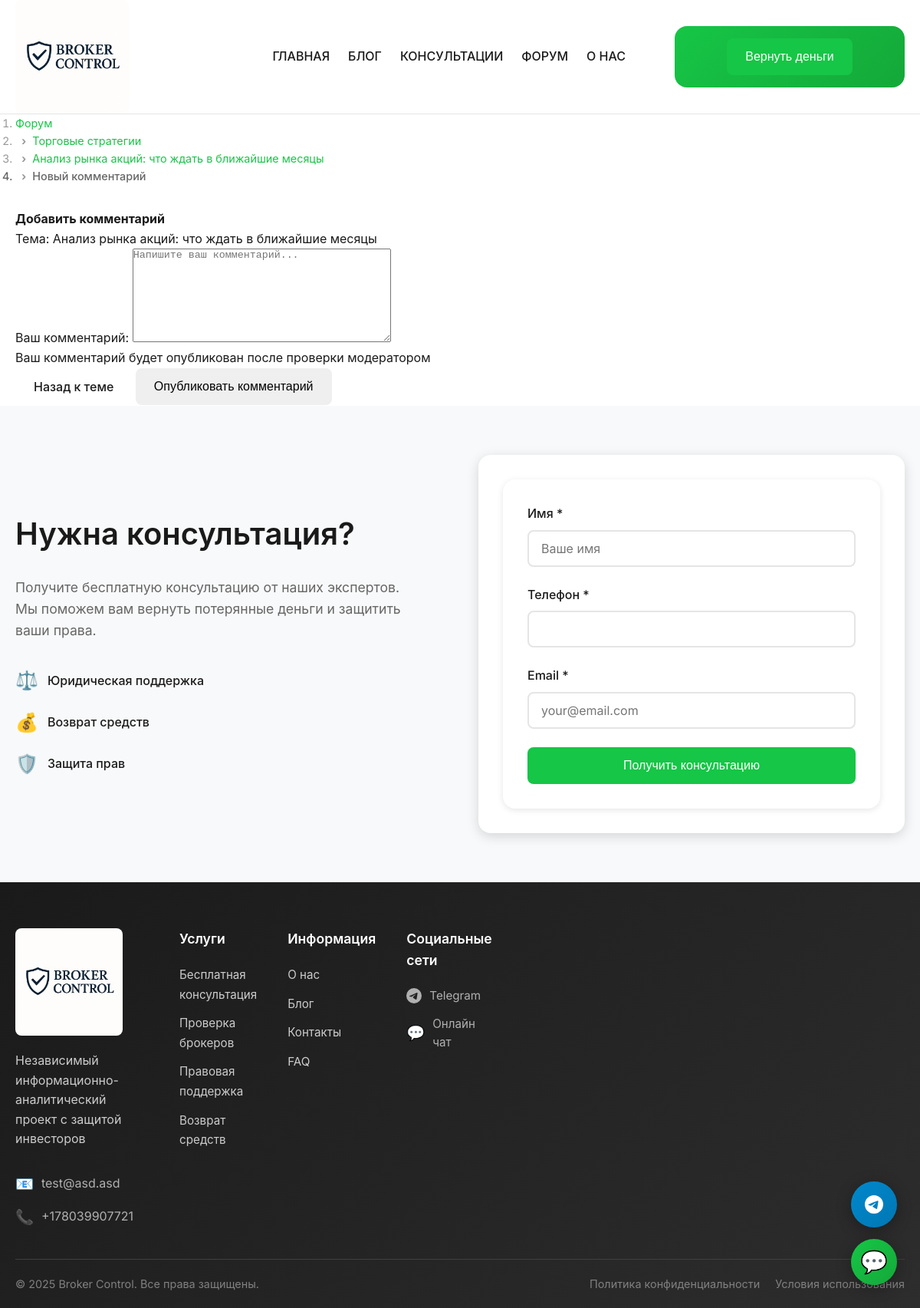
/forum/topic/analiz-rynka-aktsiy-chto-zhdat-v-blizhayshie-mesyatsy/reply/, run on the app's committed database.
### forum/models.py (models this page shows, shortened)
class ForumTopic(models.Model):
    STATUS_CHOICES = [
        ('open', 'Открытая'),
        ('closed', 'Закрытая'),
        ('pinned', 'Закрепленная'),
    ]
    title = models.CharField(max_length=200, verbose_name="Заголовок")
    slug = models.SlugField(max_length=200, unique=True, verbose_name="URL")
    content = RichTextField(verbose_name="Содержание")
    category = models.ForeignKey(
        ForumCategory,
        on_delete=models.CASCADE,
        related_name='topics',
        verbose_name="Категория"
    )
    author = models.ForeignKey(
        User,
        on_delete=models.CASCADE,
        related_name='forum_topics',
        verbose_name="Автор"
    )
    status = models.CharField(
        max_length=10,
        choices=STATUS_CHOICES,
        default='open',
        verbose_name="Статус"
    )
    is_active = models.BooleanField(default=True, verbose_name="Активна")
    views_count = models.PositiveIntegerField(default=0, verbose_name="Просмотры")
    meta_title = models.CharField(max_length=60, blank=True, verbose_name="Meta Title")
    meta_description = models.CharField(max_length=160, blank=True, verbose_name="Meta Description")
    meta_keywords = models.CharField(max_length=255, blank=True, verbose_name="Meta Keywords")
    created_at = models.DateTimeField(auto_now_add=True, verbose_name="Создано")
    updated_at = models.DateTimeField(auto_now=True, verbose_name="Обновлено")
    class Meta:
        verbose_name = "Тема форума"
        verbose_name_plural = "Темы форума"
        ordering = ['-created_at']

class ForumCategory(models.Model):
    name = models.CharField(max_length=100, verbose_name="Название категории")
    slug = models.SlugField(max_length=100, unique=True, verbose_name="URL")
    description = models.TextField(blank=True, verbose_name="Описание")
    icon = models.CharField(max_length=50, blank=True, verbose_name="Иконка (emoji)")
    order = models.IntegerField(default=0, verbose_name="Порядок")
    is_active = models.BooleanField(default=True, verbose_name="Активна")
    meta_title = models.CharField(max_length=60, blank=True, verbose_name="Meta Title")
    meta_description = models.CharField(max_length=160, blank=True, verbose_name="Meta Description")
    meta_keywords = models.CharField(max_length=255, blank=True, verbose_name="Meta Keywords")
    created_at = models.DateTimeField(auto_now_add=True, verbose_name="Создано")
    updated_at = models.DateTimeField(auto_now=True, verbose_name="Обновлено")
    class Meta:
        verbose_name = "Категория форума"
        verbose_name_plural = "Категории форума"
        ordering = ['order', 'name']

### content/models.py (models this page shows, shortened)
class ContactInfo(models.Model):
    email = models.EmailField(blank=True, verbose_name="Email")
    phone = models.CharField(max_length=20, blank=True, verbose_name="Телефон")
    telegram = models.CharField(max_length=20, blank=True, verbose_name="Telegram")
    class Meta:
        verbose_name = "Контактная информация"
        verbose_name_plural = "Контактная информация"

class SiteSettings(models.Model):
    site_name = models.CharField(max_length=100, default="Broker Control", verbose_name="Название сайта")
    site_description = models.CharField(max_length=500, default="Независимый информационно-аналитический проект по проверке брокеров", verbose_name="Описание сайта")
    logo = models.ImageField(upload_to='site/', blank=True, verbose_name="Логотип")
    favicon = models.ImageField(upload_to='site/', blank=True, verbose_name="Favicon")
    meta_title = models.CharField(max_length=60, default="Broker Control - Анализ и оценка брокерских компаний", verbose_name="Meta Title")
    meta_description = models.CharField(max_length=160, default="Независимый информационно-аналитический проект по проверке брокеров и предоставлению юридических консультаций", verbose_name="Meta Description")
    meta_keywords = models.CharField(max_length=500, blank=True, verbose_name="Meta Keywords")
    og_image = models.ImageField(upload_to='site/', blank=True, verbose_name="Open Graph изображение")
    twitter_image = models.ImageField(upload_to='site/', blank=True, verbose_name="Twitter изображение")
    contact_email = models.EmailField(blank=True, verbose_name="Email для контактов")
    contact_phone = models.CharField(max_length=20, blank=True, verbose_name="Телефон для контактов")
    google_analytics_id = models.CharField(max_length=50, blank=True, verbose_name="Google Analytics ID")
    yandex_metrika_id = models.CharField(max_length=50, blank=True, verbose_name="Yandex Metrika ID")
    class Meta:
        verbose_name = "Настройки сайта"
        verbose_name_plural = "Настройки сайта"

### forum/views.py (the view, shortened to what this page needs)
# urls.py: path('topic/<slug:topic_slug>/reply/', views.ForumPostCreateView.as_view(), name='post_create'),
class ForumPostCreateView(CreateView):
    model = ForumPost
    form_class = ForumPostForm
    template_name = 'forum/post_form.html'
    def get_form_kwargs(self):
        kwargs = super().get_form_kwargs()
        kwargs['topic'] = get_object_or_404(ForumTopic, slug=self.kwargs['topic_slug'])
        if 'parent_id' in self.kwargs:
            kwargs['parent'] = get_object_or_404(ForumPost, id=self.kwargs['parent_id'])
        if self.request.user.is_authenticated:
            kwargs['author'] = self.request.user
        return kwargs

### content/context_processors.py (called while the page is built)
def site_settings(request):
    return {
        'site_settings': SiteSettings.objects.first(),
        'contact_info': ContactInfo.objects.first(),
        'about_us': AboutUs.objects.first(),
        'our_mission': OurMission.objects.all(),
        'our_team': OurTeam.objects.all(),
        'our_values': OurValues.objects.all()
    }

### templates/forum/post_form.html (shortened to what this page needs)
{% extends 'base.html' %}
{% load static %}
{% block content %}
<div class="container py-5">
    <nav aria-label="breadcrumb">
        <ol class="breadcrumb bg-white px-0 mb-4">
            <li class="breadcrumb-item"><a href="{% url 'forum:index' %}">Форум</a></li>
            <li class="breadcrumb-item"><a href="{% url 'forum:category_detail' form.topic.category.slug %}">{{ form.topic.category.name }}</a></li>
            <li class="breadcrumb-item"><a href="{% url 'forum:topic_detail' form.topic.slug %}">{{ form.topic.title }}</a></li>
            <li class="breadcrumb-item active">Новый комментарий</li>
        </ol>
    </nav>
    <div class="row justify-content-center">
        <div class="col-md-8">
            <div class="card shadow-sm border-0">
                <div class="card-header bg-white border-0">
                    <h4 class="mb-0">Добавить комментарий</h4>
                    <p class="text-muted mb-0">Тема: {{ form.topic.title }}</p>
                </div>
                <div class="card-body">
                    <form method="post">
                        <div class="mb-3">
                            <label for="{{ form.content.id_for_label }}" class="form-label fw-semibold">Ваш комментарий:</label>
                            {{ form.content }}
                        </div>
                        <div class="alert alert-info">
                            Ваш комментарий будет опубликован после проверки модератором
                        </div>
                        <div class="d-flex justify-content-between">
                            <a href="{% url 'forum:topic_detail' form.topic.slug %}" class="btn btn-secondary px-3 py-2">
                                Назад к теме
                            </a>
                            <button type="submit" class="btn btn-primary px-4 py-2">
                                Опубликовать комментарий
                            </button>
                        </div>
                    </form>
                </div>
            </div>
        </div>
    </div>
</div>
{% endblock %}

### templates/consultations/footer.html (shortened to what this page needs)
{% load static %}
<footer class="footer">
   <div class="container">
        <div class="footer__content">
            <div class="footer__main">
                <div class="footer__info">
                    <div class="footer__logo">
                        {% if site_settings.logo %}
                            <img src="{{ site_settings.logo.url }}" alt="{{ site_settings.site_name }}" class="footer__logo-img">
                        {% else %}
                            <img src="{% static 'images/logo.png' %}" alt="{{ site_settings.site_name|default:'Broker Control' }}" class="footer__logo-img">
                        {% endif %}
                    </div>
                    <p class="footer__description">Независимый информационно-аналитический проект с защитой инвесторов</p>
                    {% if site_settings.contact_email or site_settings.contact_phone %}
                    <div class="footer__contacts">
                        {% if site_settings.contact_email %}
                        <div class="footer__contact-item">
                            <span class="footer__contact-icon">📧</span>
                            <a href="mailto:{{ contact_info.email }}" class="footer__contact-link">{{ contact_info.email }}</a>
                        </div>
                        {% endif %}
                        {% if site_settings.contact_phone %}
                        <div class="footer__contact-item">
                            <span class="footer__contact-icon">📞</span>
                            <a href="tel:{{ contact_info.phone }}" class="footer__contact-link">{{ contact_info.phone }}</a>
                        </div>
                        {% endif %}
                    </div>
                    {% endif %}
                </div>
                <div class="footer__links">
                    <div class="footer__column">
                        <h4 class="footer__column-title">Услуги</h4>
                        <ul class="footer__column-list">
                            <li class="footer__column-item">
                                <a href="#" class="footer__column-link" onclick="openConsultationForm(); return false;">Бесплатная консультация</a>
                            </li>
                            <li class="footer__column-item">
                                <a href="#" class="footer__column-link" onclick="openConsultationForm(); return false;">Проверка брокеров</a>
                            </li>
                            <li class="footer__column-item">
                                <a href="#" class="footer__column-link" onclick="openConsultationForm(); return false;">Правовая поддержка</a>
                            </li>
                            <li class="footer__column-item">
                                <a href="#" class="footer__column-link" onclick="openConsultationForm(); return false;">Возврат средств</a>
                            </li>
                        </ul>
                    </div>
                    <div class="footer__column">
                        <h4 class="footer__column-title">Информация</h4>
                        <ul class="footer__column-list">
                            <li class="footer__column-item">
                                <a href="{% url 'content:about' %}" class="footer__column-link">О нас</a>
                            </li>
                            <li class="footer__column-item">
                                <a href="{% url 'blog:post_list' %}" class="footer__column-link">Блог</a>
                            </li>
                            <li class="footer__column-item">
                                <a href="#" class="footer__column-link" onclick="openConsultationForm(); return false;">Контакты</a>
                            </li>
                            <li class="footer__column-item">
                                <a href="#" class="footer__column-link" onclick="openConsultationForm(); return false;">FAQ</a>
                            </li>
                        </ul>
                    </div>
                    <div class="footer__column">
                        <h4 class="footer__column-title">Социальные сети</h4>
                        <div class="footer__social">
                            <a href="https://t.me/{{contact_info.telegram}}" target="_blank" class="footer__social-link" title="Telegram">
                                <span>Telegram</span>
                            </a>
                            <a href="#" class="footer__social-link" onclick="openChat(); return false;" title="Онлайн чат">
                                <span class="footer__social-icon">💬</span>
                                <span>Онлайн чат</span>
                            </a>
                        </div>
                    </div>
                </div>
            </div>
        </div>
        <div class="footer__bottom">
            <div class="footer__bottom-content">
                <p class="footer__copyright">&copy; {% now "Y" %} {{ site_settings.site_name|default:"Broker Control" }}. Все права защищены.</p>
                <div class="footer__legal">
                    <a href="#" class="footer__legal-link">Политика конфиденциальности</a>
                    <a href="#" class="footer__legal-link">Условия использования</a>
                </div>
            </div>
        </div>
    </div>
</footer>

### data on the page
ForumTopic: topic.category.name "Торговые стратегии", topic "Анализ рынка акций: что ждать в ближайшие месяцы"
ContactInfo: email "test@asd.asd", phone "+178039907721"
SiteSettings: site_name "Broker Control"
